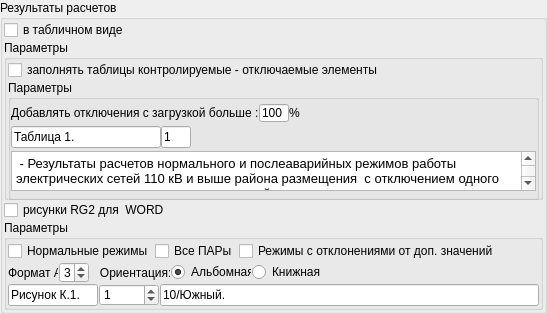
           <widget class="QGroupBox" name="groupBox_3">
            <property name="minimumSize">
             <size>
              <width>0</width>
              <height>0</height>
             </size>
            </property>
            <property name="maximumSize">
             <size>
              <width>16777215</width>
              <height>330</height>
             </size>
            </property>
            <property name="title">
             <string>Результаты расчетов</string>
            </property>
            <layout class="QVBoxLayout" name="verticalLayout_7">
             <property name="spacing">
              <number>1</number>
             </property>
             <property name="leftMargin">
              <number>1</number>
             </property>
             <property name="topMargin">
              <number>1</number>
             </property>
             <property name="rightMargin">
              <number>1</number>
             </property>
             <property name="bottomMargin">
              <number>1</number>
             </property>
             <item>
              <widget class="QCheckBox" name="cb_results_tab">
               <property name="minimumSize">
                <size>
                 <width>0</width>
                 <height>18</height>
                </size>
               </property>
               <property name="maximumSize">
                <size>
                 <width>16777215</width>
                 <height>18</height>
                </size>
               </property>
               <property name="text">
                <string>в табличном виде</string>
               </property>
               <property name="checked">
                <bool>false</bool>
               </property>
              </widget>
             </item>
             <item>
              <widget class="QGroupBox" name="gb_results_tab">
               <property name="minimumSize">
                <size>
                 <width>0</width>
                 <height>0</height>
                </size>
               </property>
               <property name="maximumSize">
                <size>
                 <width>16777215</width>
                 <height>160</height>
                </size>
               </property>
               <property name="title">
                <string>Параметры</string>
               </property>
               <layout class="QVBoxLayout" name="verticalLayout_4">
                <property name="spacing">
                 <number>1</number>
                </property>
                <property name="leftMargin">
                 <number>1</number>
                </property>
                <property name="topMargin">
                 <number>1</number>
                </property>
                <property name="rightMargin">
                 <number>1</number>
                </property>
                <property name="bottomMargin">
                 <number>1</number>
                </property>
                <item>
                 <widget class="QCheckBox" name="cb_tab_KO">
                  <property name="maximumSize">
                   <size>
                    <width>16777215</width>
                    <height>18</height>
                   </size>
                  </property>
                  <property name="text">
                   <string>заполнять таблицы контролируемые - отключаемые элементы</string>
                  </property>
                  <property name="checked">
                   <bool>false</bool>
                  </property>
                 </widget>
                </item>
                <item>
                 <widget class="QGroupBox" name="gb_tab_KO">
                  <property name="minimumSize">
                   <size>
                    <width>0</width>
                    <height>120</height>
                   </size>
                  </property>
                  <property name="maximumSize">
                   <size>
                    <width>16777215</width>
                    <height>120</height>
                   </size>
                  </property>
                  <property name="title">
                   <string>Параметры</string>
                  </property>
                  <layout class="QVBoxLayout" name="verticalLayout_11">
                   <property name="spacing">
                    <number>0</number>
                   </property>
                   <property name="leftMargin">
                    <number>0</number>
                   </property>
                   <property name="topMargin">
                    <number>0</number>
                   </property>
                   <property name="rightMargin">
                    <number>0</number>
                   </property>
                   <property name="bottomMargin">
                    <number>0</number>
                   </property>
                   <item>
                    <layout class="QHBoxLayout" name="horizontalLayout_15">
                     <property name="spacing">
                      <number>0</number>
                     </property>
                     <item>
                      <widget class="QLabel" name="label_11">
                       <property name="maximumSize">
                        <size>
                         <width>16777215</width>
                         <height>18</height>
                        </size>
                       </property>
                       <property name="text">
                        <string>Добавлять отключения с загрузкой больше :</string>
                       </property>
                      </widget>
                     </item>
                     <item>
                      <widget class="QLineEdit" name="le_tab_KO_val_loading_add">
                       <property name="maximumSize">
                        <size>
                         <width>30</width>
                         <height>18</height>
                        </size>
                       </property>
                       <property name="text">
                        <string>100</string>
                       </property>
                      </widget>
                     </item>
                     <item>
                      <widget class="QLabel" name="label_12">
                       <property name="maximumSize">
                        <size>
                         <width>16777215</width>
                         <height>18</height>
                        </size>
                       </property>
                       <property name="text">
                        <string>%</string>
                       </property>
                      </widget>
                     </item>
                     <item>
                      <spacer name="horizontalSpacer_2">
                       <property name="orientation">
                        <enum>Qt::Horizontal</enum>
                       </property>
                       <property name="sizeHint" stdset="0">
                        <size>
                         <width>40</width>
                         <height>20</height>
                        </size>
                       </property>
                      </spacer>
                     </item>
                    </layout>
                   </item>
                   <item>
                    <layout class="QHBoxLayout" name="horizontalLayout_16">
                     <item>
                      <widget class="QLineEdit" name="le_tab_KO_name">
                       <property name="maximumSize">
                        <size>
                         <width>150</width>
                         <height>16777215</height>
                        </size>
                       </property>
                       <property name="text">
                        <string>Таблица 1.</string>
                       </property>
                      </widget>
                     </item>
                     <item>
                      <widget class="QLineEdit" name="le_tab_KO_num">
                       <property name="maximumSize">
                        <size>
                         <width>30</width>
                         <height>16777215</height>
                        </size>
                       </property>
                       <property name="text">
                        <string>1</string>
                       </property>
                      </widget>
                     </item>
                     <item>
                      <spacer name="horizontalSpacer_6">
                       <property name="orientation">
                        <enum>Qt::Horizontal</enum>
                       </property>
                       <property name="sizeHint" stdset="0">
                        <size>
                         <width>40</width>
                         <height>20</height>
                        </size>
                       </property>
                      </spacer>
                     </item>
                    </layout>
                   </item>
                   <item>
                    <widget class="QPlainTextEdit" name="le_tab_KO_info">
                     <property name="maximumSize">
                      <size>
                       <width>16777215</width>
                       <height>40</height>
                      </size>
                     </property>
                     <property name="font">
                      <font>
                       <pointsize>10</pointsize>
                       <underline>false</underline>
                       <strikeout>false</strikeout>
                       <kerning>true</kerning>
                      </font>
                     </property>
                     <property name="cursor" stdset="0">
                      <cursorShape>IBeamCursor</cursorShape>
                     </property>
                     <property name="plainText">
                      <string> - Результаты расчетов нормального и послеаварийных режимов работы электрических сетей 110 кВ и выше района размещения  с отключением одного электросетевого элемента из нормальной схемы. </string>
                     </property>
                    </widget>
                   </item>
                  </layout>
                 </widget>
                </item>
               </layout>
              </widget>
             </item>
             <item>
              <widget class="QCheckBox" name="cb_results_pic">
               <property name="minimumSize">
                <size>
                 <width>0</width>
                 <height>18</height>
                </size>
               </property>
               <property name="maximumSize">
                <size>
                 <width>16777215</width>
                 <height>18</height>
                </size>
               </property>
               <property name="text">
                <string>рисунки RG2 для  WORD</string>
               </property>
               <property name="checked">
                <bool>false</bool>
               </property>
              </widget>
             </item>
             <item>
              <widget class="QGroupBox" name="gb_results_pic">
               <property name="minimumSize">
                <size>
                 <width>0</width>
                 <height>90</height>
                </size>
               </property>
               <property name="maximumSize">
                <size>
                 <width>16777215</width>
                 <height>90</height>
                </size>
               </property>
               <property name="title">
                <string>Параметры</string>
               </property>
               <layout class="QVBoxLayout" name="verticalLayout_9">
                <property name="spacing">
                 <number>1</number>
                </property>
                <property name="leftMargin">
                 <number>1</number>
                </property>
                <property name="topMargin">
                 <number>1</number>
                </property>
                <property name="rightMargin">
                 <number>1</number>
                </property>
                <property name="bottomMargin">
                 <number>1</number>
                </property>
                <item>
                 <layout class="QHBoxLayout" name="horizontalLayout_12">
                  <item>
                   <widget class="QCheckBox" name="cb_pic_nr">
                    <property name="maximumSize">
                     <size>
                      <width>16777215</width>
                      <height>18</height>
                     </size>
                    </property>
                    <property name="text">
                     <string>Нормальные режимы</string>
                    </property>
                    <property name="checked">
                     <bool>false</bool>
                    </property>
                   </widget>
                  </item>
                  <item>
                   <widget class="QCheckBox" name="cb_pic_all_par">
                    <property name="maximumSize">
                     <size>
                      <width>16777215</width>
                      <height>18</height>
                     </size>
                    </property>
                    <property name="text">
                     <string>Все ПАРы</string>
                    </property>
                    <property name="checked">
                     <bool>false</bool>
                    </property>
                   </widget>
                  </item>
                  <item>
                   <widget class="QCheckBox" name="cb_pic_par">
                    <property name="maximumSize">
                     <size>
                      <width>16777215</width>
                      <height>18</height>
                     </size>
                    </property>
                    <property name="text">
                     <string>Режимы с отклонениями от доп. значений</string>
                    </property>
                    <property name="checked">
                     <bool>false</bool>
                    </property>
                   </widget>
                  </item>
                  <item>
                   <spacer name="horizontalSpacer_5">
                    <property name="orientation">
                     <enum>Qt::Horizontal</enum>
                    </property>
                    <property name="sizeHint" stdset="0">
                     <size>
                      <width>40</width>
                      <height>20</height>
                     </size>
                    </property>
                   </spacer>
                  </item>
                 </layout>
                </item>
                <item>
                 <layout class="QHBoxLayout" name="horizontalLayout_13">
                  <item>
                   <widget class="QLabel" name="label_13">
                    <property name="minimumSize">
                     <size>
                      <width>50</width>
                      <height>0</height>
                     </size>
                    </property>
                    <property name="maximumSize">
                     <size>
                      <width>50</width>
                      <height>16777215</height>
                     </size>
                    </property>
                    <property name="text">
                     <string>Формат A</string>
                    </property>
                   </widget>
                  </item>
                  <item>
                   <widget class="QSpinBox" name="sb_format">
                    <property name="maximumSize">
                     <size>
                      <width>30</width>
                      <height>16777215</height>
                     </size>
                    </property>
                    <property name="value">
                     <number>3</number>
                    </property>
                   </widget>
                  </item>
                  <item>
                   <widget class="QLabel" name="label_14">
                    <property name="minimumSize">
                     <size>
                      <width>80</width>
                      <height>0</height>
                     </size>
                    </property>
                    <property name="maximumSize">
                     <size>
                      <width>80</width>
                      <height>16777215</height>
                     </size>
                    </property>
                    <property name="text">
                     <string>   Ориентация:</string>
                    </property>
                   </widget>
                  </item>
                  <item>
                   <widget class="QRadioButton" name="rb_albam">
                    <property name="minimumSize">
                     <size>
                      <width>80</width>
                      <height>0</height>
                     </size>
                    </property>
                    <property name="maximumSize">
                     <size>
                      <width>80</width>
                      <height>16777215</height>
                     </size>
                    </property>
                    <property name="text">
                     <string>Альбомная</string>
                    </property>
                    <property name="checked">
                     <bool>true</bool>
                    </property>
                   </widget>
                  </item>
                  <item>
                   <widget class="QRadioButton" name="rb_book">
                    <property name="minimumSize">
                     <size>
                      <width>80</width>
                      <height>0</height>
                     </size>
                    </property>
                    <property name="maximumSize">
                     <size>
                      <width>999999</width>
                      <height>16777215</height>
                     </size>
                    </property>
                    <property name="text">
                     <string>Книжная</string>
                    </property>
                   </widget>
                  </item>
                 </layout>
                </item>
                <item>
                 <layout class="QHBoxLayout" name="horizontalLayout_14">
                  <item>
                   <widget class="QLineEdit" name="le_pic_name">
                    <property name="minimumSize">
                     <size>
                      <width>90</width>
                      <height>0</height>
                     </size>
                    </property>
                    <property name="maximumSize">
                     <size>
                      <width>90</width>
                      <height>16777215</height>
                     </size>
                    </property>
                    <property name="text">
                     <string>Рисунок К.1.</string>
                    </property>
                   </widget>
                  </item>
                  <item>
                   <widget class="QSpinBox" name="sb_pic_number">
                    <property name="minimumSize">
                     <size>
                      <width>60</width>
                      <height>0</height>
                     </size>
                    </property>
                    <property name="maximumSize">
                     <size>
                      <width>60</width>
                      <height>16777215</height>
                     </size>
                    </property>
                    <property name="value">
                     <number>1</number>
                    </property>
                   </widget>
                  </item>
                  <item>
                   <widget class="QLineEdit" name="le_pic_info">
                    <property name="text">
                     <string>10/Южный. </string>
                    </property>
                   </widget>
                  </item>
                 </layout>
                </item>
               </layout>
              </widget>
             </item>
            </layout>
           </widget>
